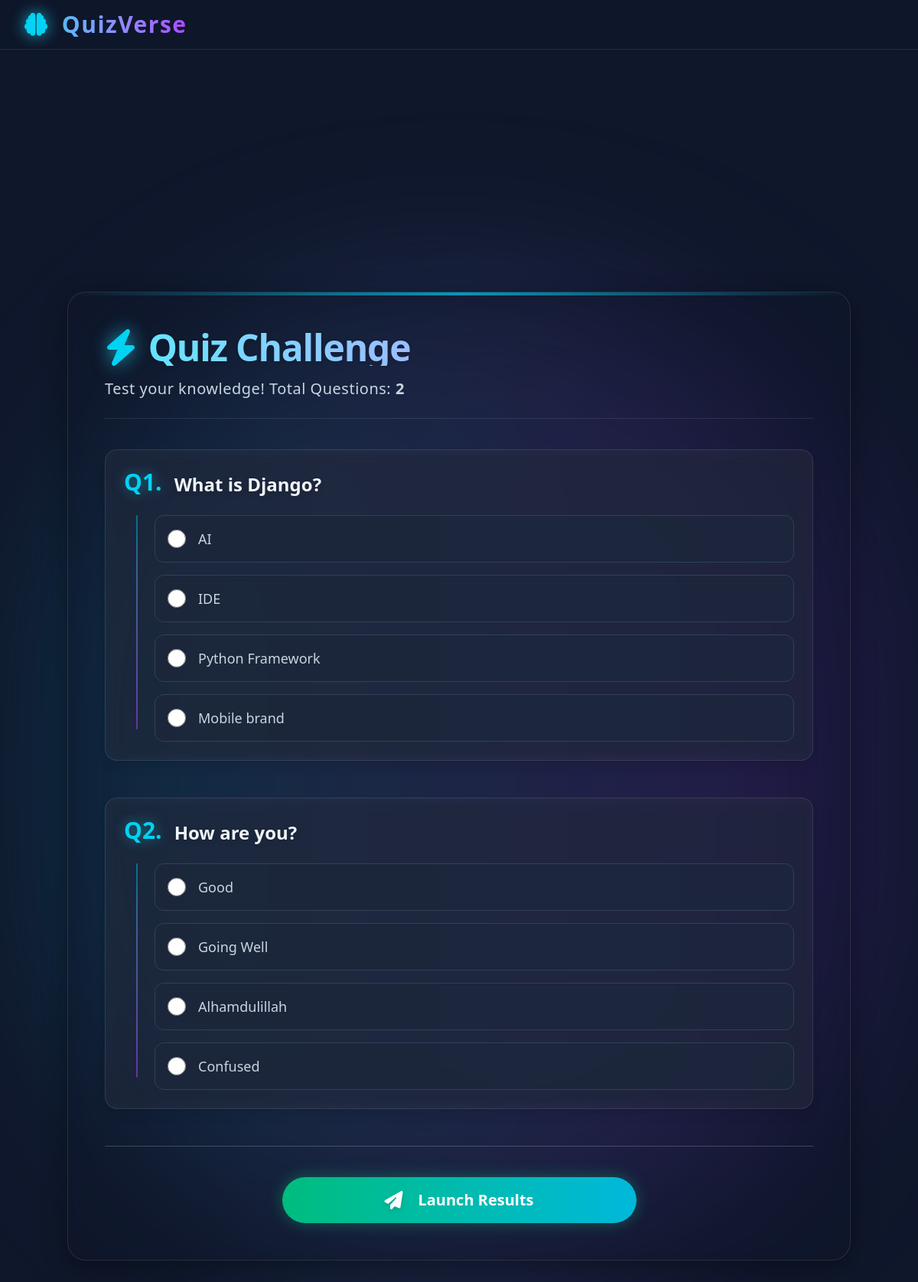
The page / on the database its author committed.
### quiz_app/models.py (models this page shows, shortened)
class Question(models.Model):
    text = models.CharField(max_length=255)

class Choice(models.Model):
    question = models.ForeignKey(Question, on_delete=models.CASCADE, related_name='choices')                    # 1 Question will have many Multiple Choices;  [[related_name='choices'-> backward relationship]-- used to kon question er jonno kon options
    text = models.CharField(max_length=255)                                             # the option
    is_correct = models.BooleanField(default=False)                                     # which field is correct; If not chosen then it will consider it as false

### quiz_app/views.py (the view, shortened to what this page needs)
# urls.py: path('', views.quiz, name='quiz'),
def quiz(request):
    questions = Question.objects.all().prefetch_related('choices')
    return render(request, 'quiz.html', context={
        'questions': questions
    })                                                                  # context used to pass the questions to html

### quiz_app/templates/quiz.html (shortened to what this page needs)
{% extends 'base.html' %}
{% block content %}
<div class="w-full max-w-4xl lg:max-w-5xl relative z-10">
        <section class="bg-slate-900/60 backdrop-blur-xl shadow-[0_8px_32px_0_rgba(0,0,0,0.37)] p-6 sm:p-10 lg:p-12 rounded-3xl border border-white/10 relative overflow-hidden">
            <div class="absolute top-0 inset-x-0 h-1 bg-gradient-to-r from-transparent via-cyan-500 to-transparent opacity-80"></div>
            <header class="mb-10 pb-6 border-b border-white/10 relative">
                <h1 class="text-5xl font-extrabold bg-clip-text text-transparent bg-gradient-to-r from-cyan-300 to-purple-400 tracking-tight flex items-center drop-shadow-sm">
                    <i class="fas fa-bolt text-cyan-400 mr-4 drop-shadow-[0_0_12px_rgba(34,211,238,0.8)]"></i> Quiz Challenge
                </h1>
                <p class="text-xl text-slate-300 font-medium mt-4 tracking-wide">
                    Test your knowledge! Total Questions: <span class="font-bold">{{ questions|length }}</span>
                </p>
            </header>
            <form method="post" class="space-y-12">
                {% for question in questions %}
                    <div class="bg-white/5 backdrop-blur-sm p-6 rounded-2xl shadow-lg border border-white/10 hover:bg-white/10 transition-all duration-300 group/q hover:border-cyan-500/30">
                        <h2 class="text-2xl font-bold text-slate-100 mb-6 flex items-start leading-snug drop-shadow-md">
                            <span class="text-cyan-400 font-extrabold mr-4 text-3xl drop-shadow-[0_0_8px_rgba(34,211,238,0.5)]">Q{{ forloop.counter }}.</span>
                            <span class="pt-1 group-hover/q:text-white transition-colors">{{ question.text }}</span>
                        </h2>
                        <div class="space-y-4 pl-10 mt-4 relative">
                            <div class="absolute left-4 top-0 bottom-0 w-[2px] bg-gradient-to-b from-cyan-500/50 to-purple-500/50 hidden sm:block rounded-full"></div>
                            {% for choice in question.choices.all %}
                                <label class="flex items-center p-4 rounded-xl bg-slate-800/80 border border-slate-700 cursor-pointer hover:bg-slate-700 hover:border-cyan-400/50 hover:shadow-[0_0_15px_rgba(34,211,238,0.15)] transition-all duration-300 group has-[:checked]:bg-gradient-to-r has-[:checked]:from-cyan-900/40 has-[:checked]:to-purple-900/40 has-[:checked]:border-cyan-400 has-[:checked]:shadow-[0_0_20px_rgba(34,211,238,0.2)]">
                                    <input
                                        type="radio"
                                        name="{{ question.id }}"
                                        value="{{ choice.id }}"
                                        class="form-radio h-6 w-6 text-cyan-500 bg-slate-800 border-slate-600 focus:ring-cyan-500 focus:ring-offset-slate-900 checked:bg-cyan-500 checked:border-transparent transition-all"
                                    />
                                    <span class="ml-4 text-lg font-medium text-slate-300 group-hover:text-cyan-50 group-has-[:checked]:text-white transition-colors">
                                        {{ choice.text }}
                                    </span>
                                </label>
                            {% endfor %}
                        </div>
                    </div>
                {% endfor %}
                <div class="pt-10 border-t border-white/20 flex justify-center mt-8 relative z-20">
                    <button type="submit" class="w-full sm:w-2/3 lg:w-1/2 group relative isolate flex items-center justify-center gap-3 overflow-hidden rounded-full bg-gradient-to-r from-emerald-500 to-cyan-500 px-10 py-4 text-xl font-extrabold text-white shadow-[0_0_20px_rgba(16,185,129,0.4)] transition-all duration-300 hover:scale-[1.03] hover:shadow-[0_0_30px_rgba(16,185,129,0.6)] focus:outline-none focus:ring-4 focus:ring-emerald-500 focus:ring-opacity-70">
                        <i class="fas fa-paper-plane mr-2 text-2xl drop-shadow-md group-hover:translate-x-1 group-hover:-translate-y-1 transition-transform"></i> Launch Results
                    </button>
                </div>
            </form>
        </section>
    </div>
{% endblock %}

### templates/base.html (shortened to what this page needs)
<!DOCTYPE html>
<html lang="en">
<head>
    <link rel="stylesheet" href="https://cdnjs.cloudflare.com/ajax/libs/font-awesome/6.4.2/css/all.min.css">
    <script src="https://cdn.jsdelivr.net/npm/@tailwindcss/browser@4"></script>
</head>
<body class="font-sans antialiased bg-slate-900 text-slate-100 selection:bg-cyan-500 selection:text-white relative">
    <div class="fixed inset-0 z-[-1] bg-[radial-gradient(ellipse_at_top,_var(--tw-gradient-stops))] from-slate-800 via-slate-900 to-black"></div>
    <header class="bg-slate-900/50 backdrop-blur-lg border-b border-white/10 sticky top-0 z-50 transition-all duration-300">
        <nav class="max-w-7xl mx-auto px-4 sm:px-6 lg:px-8 py-4">
            <div class="flex items-center justify-between h-8">
                <a href="#" class="text-3xl font-extrabold bg-clip-text text-transparent bg-gradient-to-r from-cyan-400 to-purple-500 tracking-wider hover:opacity-80 transition">
                    <i class="fas fa-brain text-cyan-400 mr-2 drop-shadow-[0_0_10px_rgba(34,211,238,0.8)]"></i> QuizVerse
                </a>
            </div>
        </nav>
    </header>
    <main class="min-h-screen flex flex-col items-center justify-center py-12 px-4 sm:px-6 lg:px-8 relative z-10">
        {% block content %}
        {% endblock content %}
    </main>
</body>
</html>

### templates/base.html (style rules this page uses)
html { scroll-behavior: smooth; }

### rows shown on the page
Question: text "What is Django?"
Choice: text "AI"
Choice: text "IDE"
Choice: text "Python Framework"
Choice: text "Mobile brand"
Question: text "How are you?"
Choice: text "Good"
Choice: text "Going Well"
Choice: text "Alhamdulillah"
Choice: text "Confused"

### other values the page prints
{{ questions|length }} "2"
